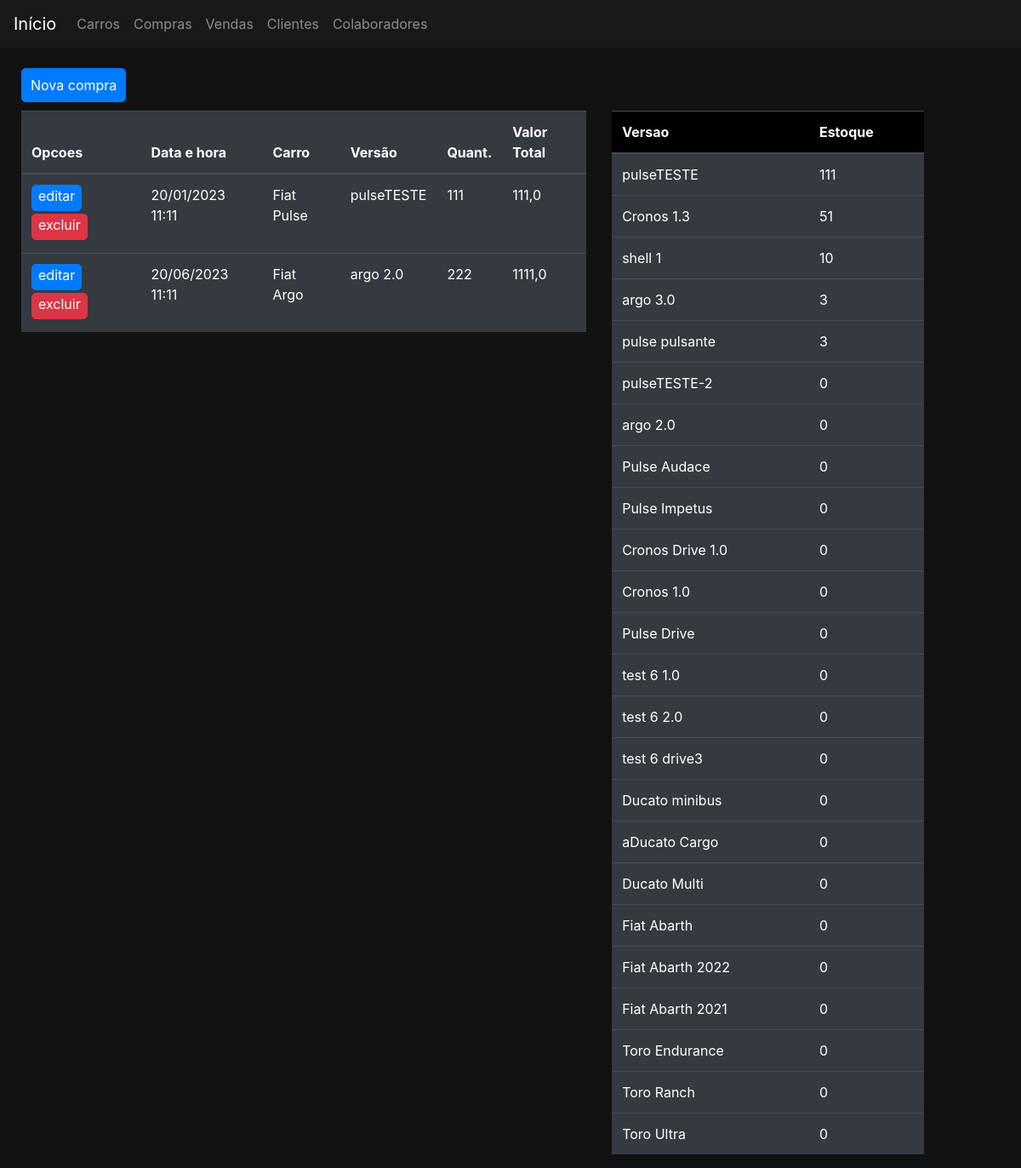
The app's page /compras/ with its own data.
### compras/models.py (models this page shows, shortened)
class Compra(models.Model):
    dataHora = models.DateTimeField()
    versao = models.ForeignKey(Versao, on_delete=models.DO_NOTHING)
    quantidade = models.IntegerField()
    valorTotal = models.FloatField()

### carros/models.py (models this page shows, shortened)
class Versao(models.Model):
    carro = models.ForeignKey(Carro, on_delete=models.DO_NOTHING)
    nome = models.CharField(max_length=50, unique=True)
    motor = models.ForeignKey(Motor, on_delete=models.DO_NOTHING)
    combustivel = models.ForeignKey(Combustivel, on_delete=models.DO_NOTHING)
    direcao = models.ForeignKey(Direcao, on_delete=models.DO_NOTHING)
    seguranca = models.ManyToManyField(Seguranca, related_name="versao_seguranca", blank=True)
    acessorio = models.ManyToManyField(Acessorio, related_name="versao_acessorio", blank=True)
    imagem = models.ImageField(upload_to='carros', blank=True, null=True)
    ano = models.IntegerField(default='2023')
    modelo = models.IntegerField(default='2023')
    estoque = models.IntegerField(default=0)
    slugVersao = models.SlugField(unique=True, null=True, blank=True)
    class Meta:
        permissions = (
            ('permissao_gerente', 'permissao gerente'),
            ('permissao_vendedor', 'permissao vendendor'),
            ('permissao_funcionario', 'permissao todos funcionarios'),
        )
    def __str__(self):
        return self.nome
    class Meta:
        verbose_name_plural = 'Versoes'

class Carro(models.Model):
    nome = models.CharField(max_length=30, unique=True)
    slugCarro = models.SlugField(unique=True, null=True, blank=True)
    def __str__(self) -> str:
        return self.nome
    class Meta:
        permissions = (
            ('permissao_gerente', 'permissao gerente'),
            ('permissao_supervisor', 'permissao supervisor'),
            ('permissao_vendedor', 'permissao vendendor'),
            ('permissao_funcionario', 'permissao todos funcionarios'),
        )

### compras/views.py (the view)
# urls.py: path('', views.ComprasListar.as_view(), name='listar'),
class ComprasListar(ListView):
    model = Compra
    template_name = 'compras/compras.html'
    paginate_by = 10
    def get_context_data(self, *args, **kwargs):
        context = super().get_context_data(*args, **kwargs)
        context['versoes'] = Versao.objects.all().order_by('-estoque')
        return context

### compras/templates/compras/compras.html (shortened to what this page needs)
{% extends 'base.html' %}
{% block pagination %}
    <div class="container">
        <div class="row">
            <div class="col-md-3">
                <a href="{% url 'compras:criar' %}" class=" btn btn-primary botao">Nova compra</a>
            </div>
        </div>
    </div>
{% endblock %}
{% block 'body' %}
    <div class="container">
        <div class="row">
            <div class="col-md-7">
                <table class="table table-dark">
                    <thead>
                        <tr>
                            <th scope="col">Opcoes</th>
                            <th scope="col">Data e hora</th>
                            <th scope="col">Carro</th>
                            <th scope="col">Versão</th>
                            <th scope="col">Quant.</th>
                            <th scope="col">Valor Total</th>
                        </tr>
                    </thead>
                    <tbody>
                        {% for compra in compra_list %}
                            <tr>
                                <td>
                                    <a href="{% url 'compras:editar' compra.pk %}" class="btn btn-primary botao_tabela">editar</a>
                                    <a href="{% url 'compras:excluir' compra.pk %}" class="btn btn-danger botao_tabela">excluir</a>
                                </td>
                                <td>{{compra.dataHora|date:"d/m/Y H:i"}}</td>
                                <td>{{compra.versao.carro}}</td>
                                <td>{{compra.versao}}</td>
                                <td>{{compra.quantidade}}</td>
                                <td>{{compra.valorTotal}}</td>
                            </tr>
                        {% endfor %}
                    </tbody>
                </table>
            </div>
            <div class="col-md-4">
                <table class="table table-dark">
                    <thead>
                        <tr class="head-listas">
                            <th scope="col">Versao</th>
                            <th scope="col">Estoque</th>
                        </tr>
                    </thead>
                    <tbody>
                        {% for versao in versoes %}
                            <tr>
                                <td>{{versao.nome}}</td>
                                <td>{{versao.estoque}}</td>
                            </tr>
                        {% endfor %}
                    </tbody>
                </table>
            </div>
        </div>
    </div>
{% endblock %}

### templates/static/css/css.css (style rules this page uses)
.fundo { background-color: #121212; color: white; }
.container { max-width: 1300px; }
body { margin-top: 35px; padding-top: 35px; margin-left: 10px; }
a { color:white; }
.botao { display: inline-block; padding: 7px 10px; border-radius: 5px; margin-bottom: 10px; margin-top: 10px; }
.botao_tabela { display: inline-block; padding: 7px 7px; border-radius: 5px; margin-top: 0px; margin-bottom: 3px; padding-top: 0px; padding-bottom: 5px; }
.head-listas { background-color: black; }

### records on screen
Compra: dataHora "20/01/2023 11:11", versao.carro "Fiat Pulse", versao "pulseTESTE", quantidade "111", valorTotal "111,0"
Compra: dataHora "20/06/2023 11:11", versao.carro "Fiat Argo", versao "argo 2.0", quantidade "222", valorTotal "1111,0"
Versao: nome "pulseTESTE", estoque "111"
Versao: nome "Cronos 1.3", estoque "51"
Versao: nome "shell 1", estoque "10"
Versao: nome "argo 3.0", estoque "3"
Versao: nome "pulse pulsante", estoque "3"
Versao: nome "pulseTESTE-2", estoque "0"
Versao: nome "argo 2.0", estoque "0"
Versao: nome "Pulse Audace", estoque "0"
Versao: nome "Pulse Impetus", estoque "0"
Versao: nome "Cronos Drive 1.0", estoque "0"
Versao: nome "Cronos 1.0", estoque "0"
Versao: nome "Pulse Drive", estoque "0"
Versao: nome "test 6 1.0", estoque "0"
Versao: nome "test 6 2.0", estoque "0"
Versao: nome "test 6 drive3", estoque "0"
Versao: nome "Ducato minibus", estoque "0"
Versao: nome "aDucato Cargo", estoque "0"
Versao: nome "Ducato Multi", estoque "0"
Versao: nome "Fiat Abarth", estoque "0"
Versao: nome "Fiat Abarth 2022", estoque "0"
Versao: nome "Fiat Abarth 2021", estoque "0"
Versao: nome "Toro Endurance", estoque "0"
Versao: nome "Toro Ranch", estoque "0"
Versao: nome "Toro Ultra", estoque "0"
